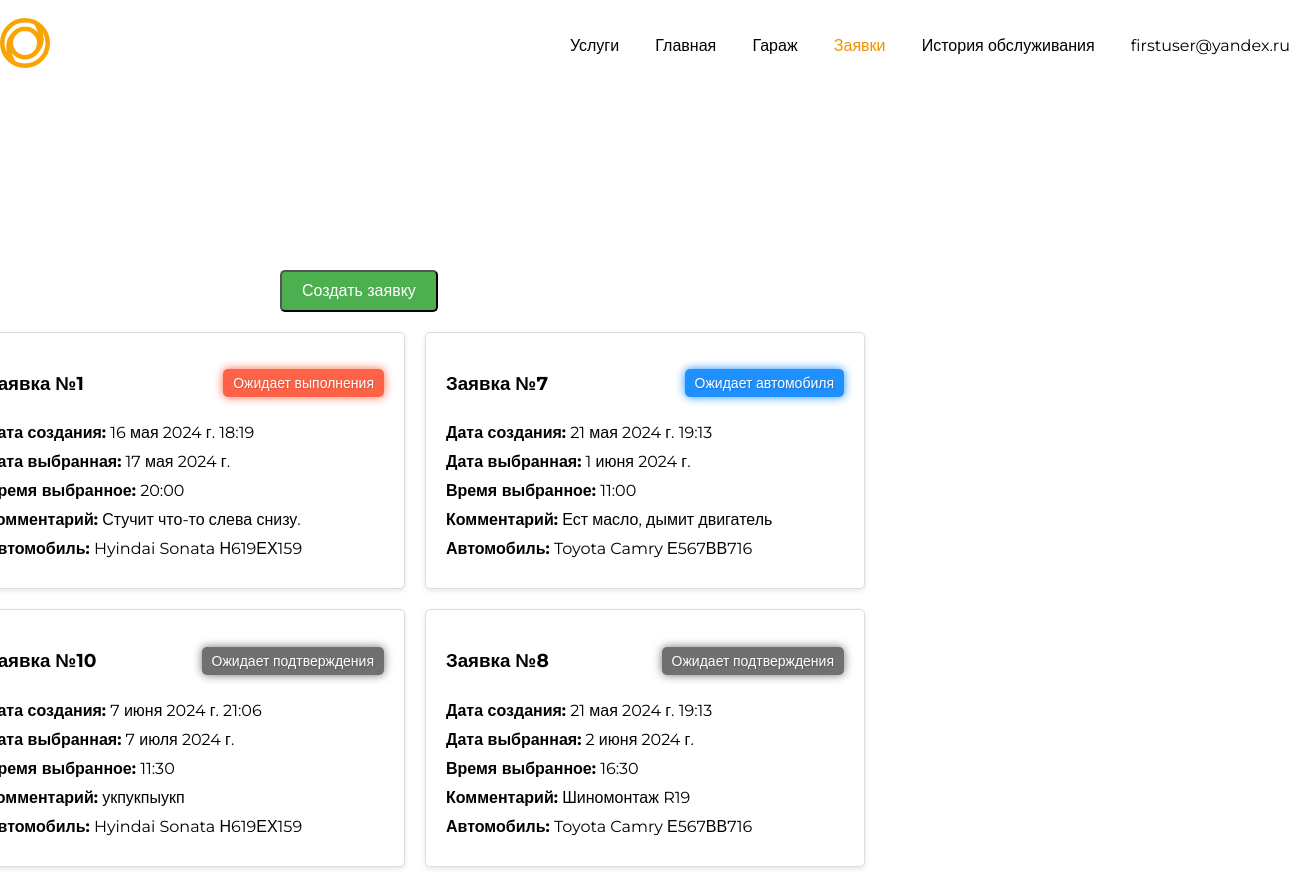
Page /profile/appeals/ (signed in) on the earlier database version.
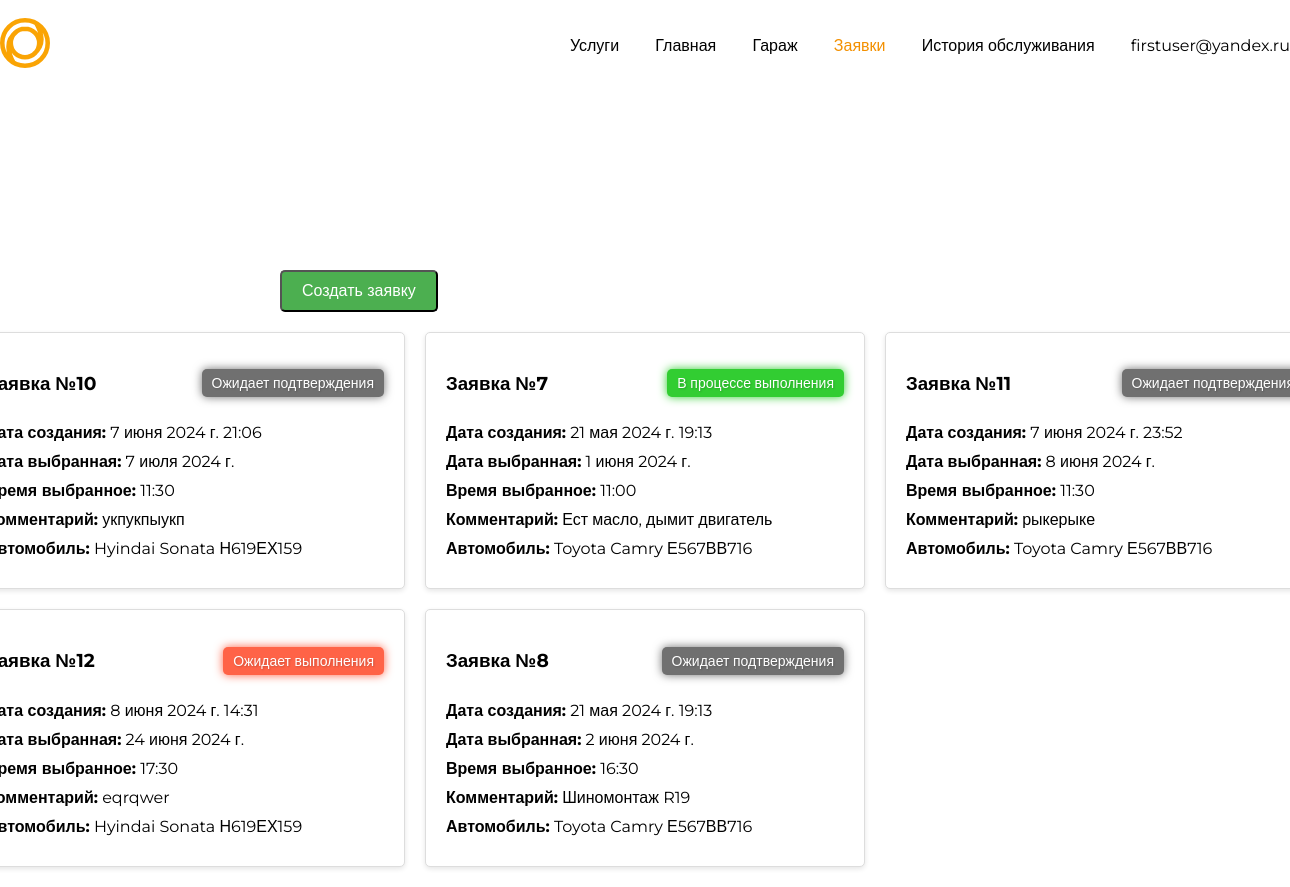
Same page on the later database version.
### src/orders_app/models.py (models this page shows, shortened)
class Order(models.Model):
    created_at = models.DateTimeField("Дата создания заявки", auto_now_add=True)
    chosen_date = models.DateField("Дата выбранная пользователем")
    chosen_time = models.TimeField("Время выбранное пользователем", null=True)
    desired_service = models.CharField(max_length=150, verbose_name='Желаемая услуга', blank=True, null=True)
    comment = models.TextField("Комментарий клиента", blank=True, null=True)
    car = models.ForeignKey(Car, on_delete=models.CASCADE, verbose_name='Автомобиль')
    status_choices = [
        ('AWAITING_CONFIRMATION', 'Ожидает подтверждения'),
        ('PENDING', 'Ожидает выполнения'),
        ('WAITING_CAR', 'Ожидает автомобиля'),
        ('IN_PROGRESS', 'В процессе выполнения'),
        ('COMPLETED', 'Выполнен'),
    ]
    status = models.CharField(max_length=100, choices=status_choices, default='AWAITING_CONFIRMATION',
                              verbose_name='Статус выполнения')
    manager = models.ForeignKey(Manager, on_delete=models.CASCADE, verbose_name="Идентификатор менеджера",
                                blank=True, null=True)
    final_cost = models.DecimalField(max_digits=10, decimal_places=2, verbose_name='Конечная стоимость', blank=True,
                                     null=True)
    end_date = models.DateField(verbose_name='Дата окончания выполнения', blank=True, null=True)
    end_time = models.TimeField(verbose_name='Время окончания выполнения', blank=True, null=True)
    class Meta:
        verbose_name = 'Заказ'
        verbose_name_plural = 'Заказы'

### src/car_app/models.py (models this page shows)
class Car(models.Model):
    client = models.ForeignKey(CustomUser, on_delete=models.CASCADE)
    sts = models.CharField("СТС", max_length=100)
    brand = models.CharField("Марка", max_length=100)
    model = models.CharField("Модель", max_length=100)
    body_type = models.CharField("Тип кузова", max_length=100)
    license_plate = models.CharField("Государственный номер", max_length=20)
    color = models.CharField("Цвет", max_length=50)
    vin_number = models.CharField("VIN номер", max_length=100)
    year_of_manufacture = models.PositiveSmallIntegerField("Год выпуска")
    def __str__(self):
        return f"{self.brand} {self.model} ({self.license_plate})"

### src/orders_app/views.py (the view)
# urls.py: path('appeals/', views.client_order_view, name='client_order'),
@login_required
def client_order_view(request):
    client = request.user
    client_orders = Order.objects.filter(car__client=client).exclude(status='COMPLETED')
    if request.method == 'POST':
        form = OrderForm(request.POST)
        if form.is_valid():
            form.save()
            return redirect('client_order')
    else:
        user_cars = Car.objects.filter(client=request.user)
        form = OrderForm(user=request.user, cars=user_cars)
    return render(request, '../templates/orders/client_order.html', {
        'client_orders': client_orders,
        'form': form,
    })

### templates/orders/client_order.html (shortened to what this page needs)
{% extends 'base_templates/base_layout.html' %}
{% load static %}
{% block styles %}
    <link rel="stylesheet" type="text/css" href="{% static 'css/client_order.css' %}">
    <link href='https://unpkg.com/boxicons@2.1.4/css/boxicons.min.css' rel='stylesheet'>
{% endblock %}
{% block header %}
    {% include 'base_templates/base_header.html' %}
{% endblock %}
{% block content %}
<div class="content">
    <div class="left-button">
        <button class="button" id="openModal">Создать заявку</button>
    </div>
    <div class="order-cards">
        {% for order in client_orders %}
            <div class="order-card">
                <div class="order-card-header">
                    <h3>Заявка №{{ order.id }}</h3>
                    <span class="order-status {{ order.status|lower }}">{{ order.get_status_display }}</span>
                </div>
                <div class="order-card-body">
                    <p><strong>Дата создания:</strong> {{ order.created_at }}</p>
                    <p><strong>Дата выбранная:</strong> {{ order.chosen_date }}</p>
                    <p><strong>Время выбранное:</strong> {{ order.chosen_time }}</p>
                    <p><strong>Комментарий:</strong> {{ order.comment }}</p>
                    <p><strong>Автомобиль:</strong> {{ order.car.brand }} {{ order.car.model }} {{ order.car.license_plate }}</p>
                </div>
            </div>
        {% endfor %}
    </div>
</div>
{% endblock %}

Differences in the rows shown:
no longer on this page (row edited): Order: id "1", status "Ожидает выполнения", created_at "16 мая 2024 г. 18:19", chosen_date "17 мая 2024 г.", chosen_time "20:00", comment "Стучит что-то слева снизу.", car.brand "Hyindai", car.model "Sonata", car.license_plate "Н619ЕХ159"
added Order: id "12", status "Ожидает выполнения", created_at "8 июня 2024 г. 14:31", chosen_date "24 июня 2024 г.", chosen_time "17:30", comment "eqrqwer", car.brand "Hyindai", car.model "Sonata", car.license_plate "Н619ЕХ159"
changed Order "Ест масло, дымит двигатель": status "Ожидает автомобиля" → "В процессе выполнения"
added Order: id "11", status "Ожидает…", created_at "7 июня 2024 г. 23:52", chosen_date "8 июня 2024 г.", chosen_time "11:30", comment "рыкерыке", car.brand "Toyota", car.model "Camry", car.license_plate "Е567ВВ716"
